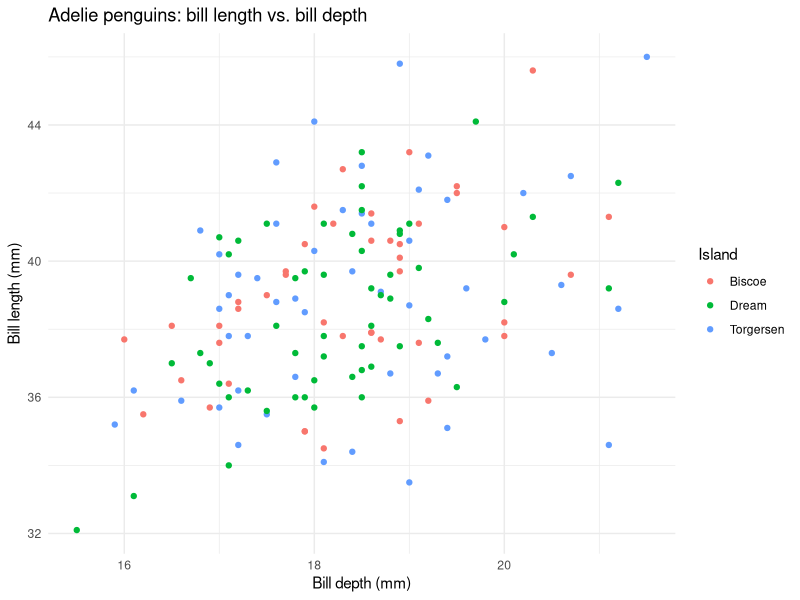
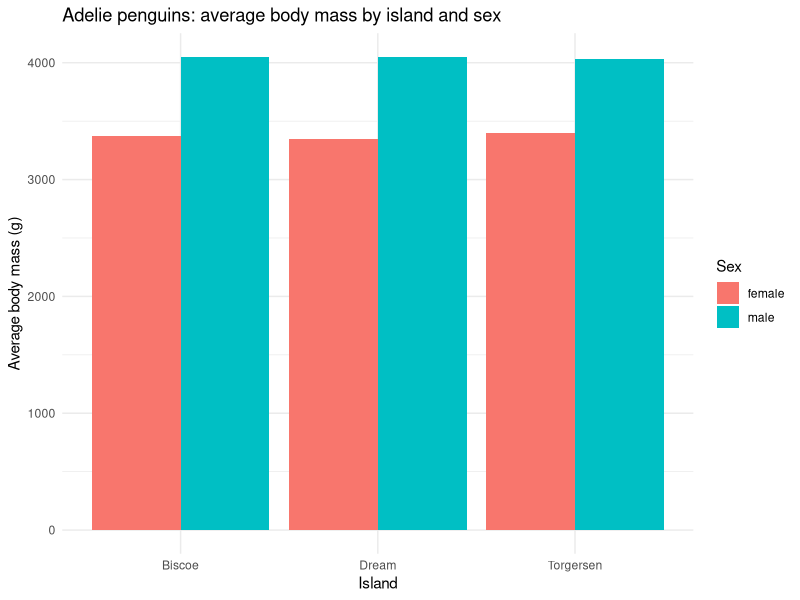

Write the R code that produced these figures, in order.
## ---- chunk 1
#| label: setup
#| message: false
library(tidyverse)
library(palmerpenguins)
## ---- chunk 2
#| label: tbl-analysis
#| tbl-cap: Body mass and flipper length for Adelie penguins by island.
#| warning: true
sm_penguins <- penguins %>%
  filter(species == 'Adelie') %>%
  group_by(island) %>%
  summarise(mean_body_mass = mean(body_mass_g, na.rm = TRUE),
            mean_flipper_length = mean(flipper_length_mm, na.rm = TRUE))

sm_penguins
## ---- chunk 3
#| label: fig-scatter-plot
#| fig-cap: "Bill length vs. bill depth for Adelie penguins by island."
penguins %>%
  filter(species == "Adelie") %>%
  ggplot(aes(x = bill_depth_mm, y = bill_length_mm, colour = island)) +
  geom_point(na.rm = TRUE) +
  labs(
    title = "Adelie penguins: bill length vs. bill depth",
    x = "Bill depth (mm)",
    y = "Bill length (mm)",
    colour = "Island"
  ) +
  theme_minimal()
## ---- chunk 4
#| label: fig-bar-plot
#| fig-cap: "Average body mass for Adelie penguins by island and sex."
penguins %>%
  filter(species == "Adelie", !is.na(sex)) %>%
  group_by(island, sex) %>%
  summarise(mean_mass = mean(body_mass_g, na.rm = TRUE), .groups = "drop") %>%
  ggplot(aes(x = island, y = mean_mass, fill = sex)) +
  geom_col(position = position_dodge()) +
  labs(
    title = "Adelie penguins: average body mass by island and sex",
    x = "Island",
    y = "Average body mass (g)",
    fill = "Sex"
  ) +
  theme_minimal()
